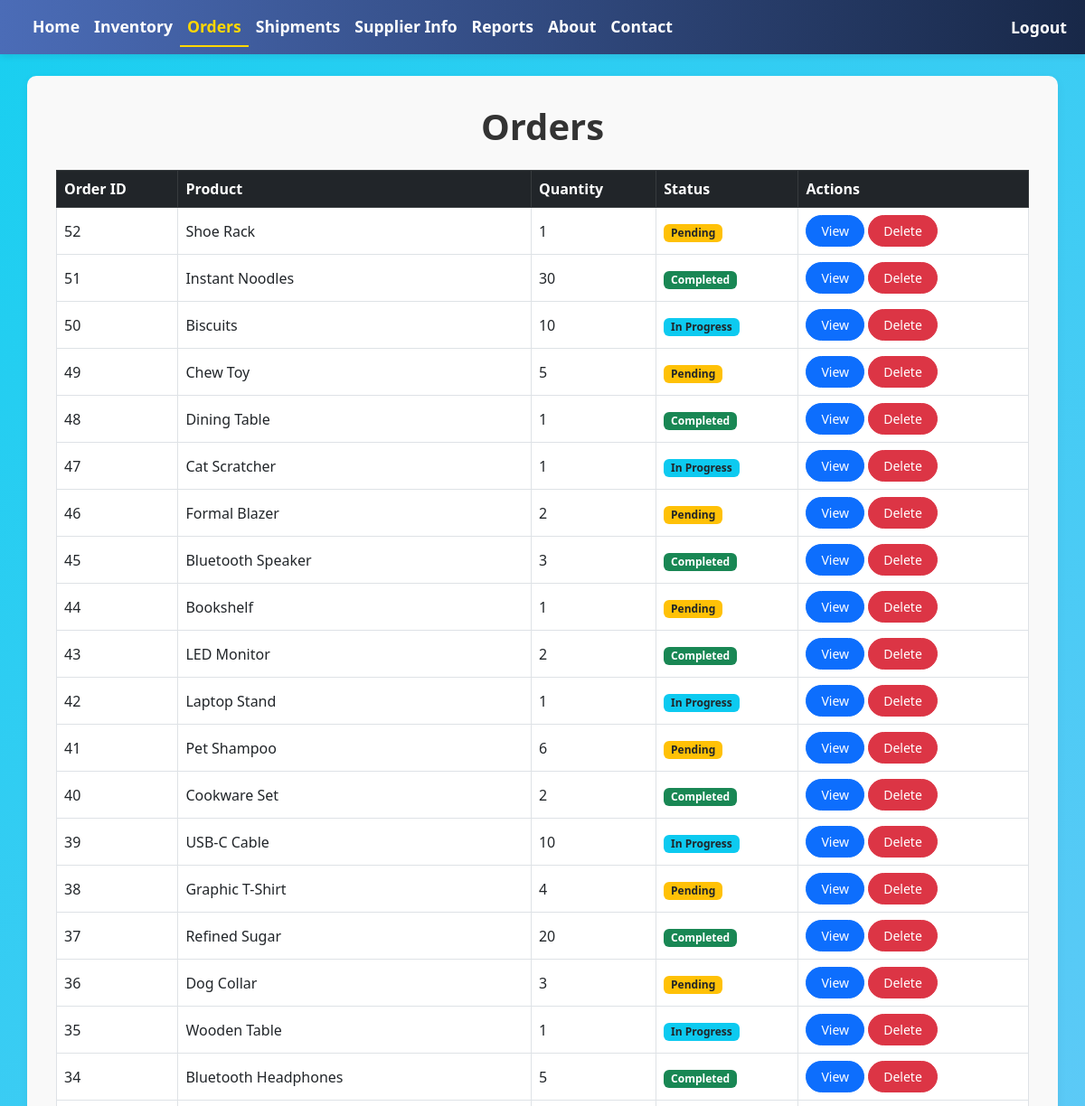
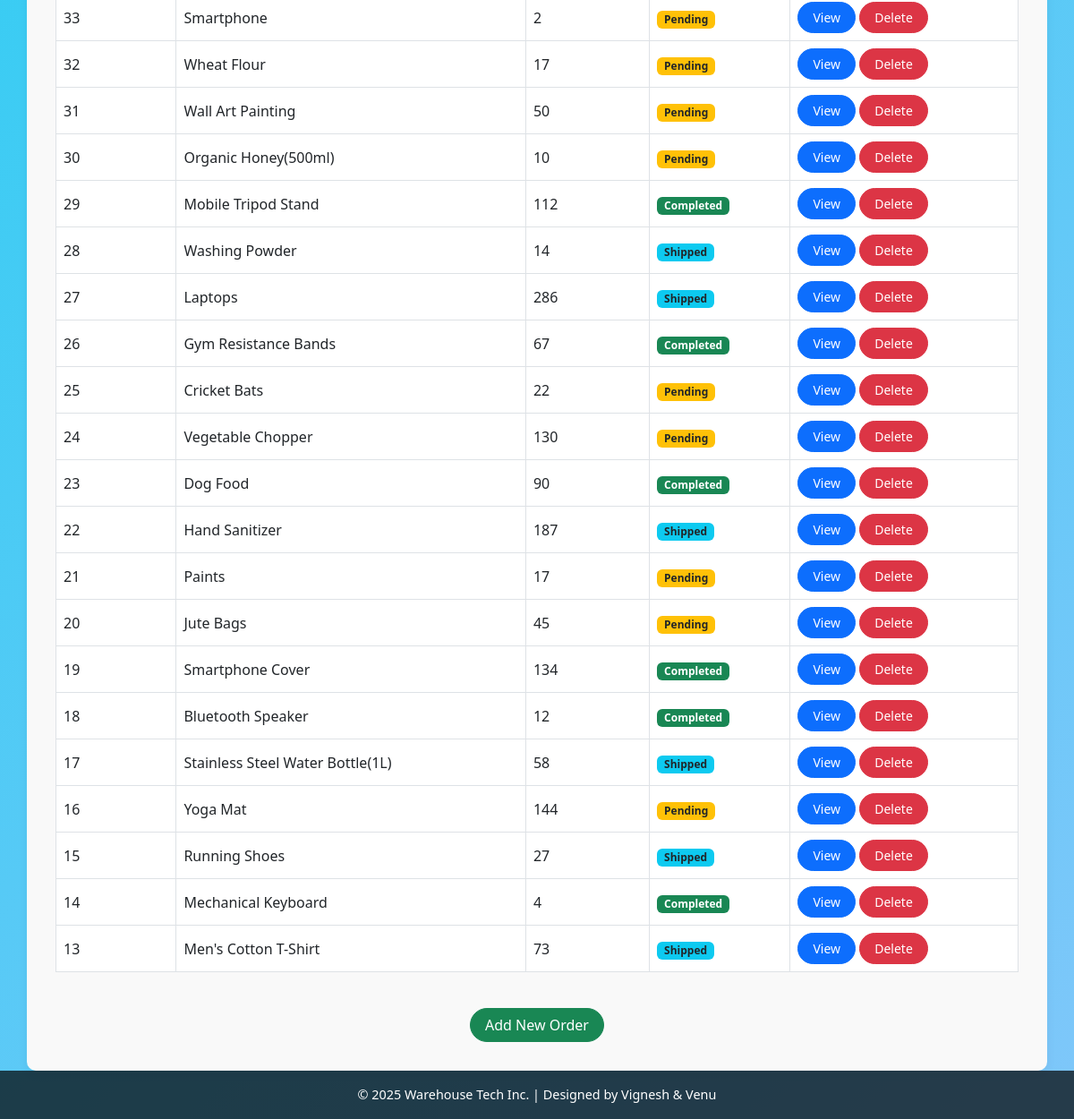
Screenshot of /orders/ (signed in) with the database file from the repository (2 pictures, top to bottom).
### home/models.py (models this page shows, shortened)
class Order(models.Model):
    STATUS_CHOICES = [
        ('Pending', 'Pending'),
        ('In Progress', 'In Progress'),
        ('Completed', 'Completed'),
    ]
    product = models.CharField(max_length=100)
    quantity = models.PositiveIntegerField()
    status = models.CharField(max_length=20, choices=STATUS_CHOICES, default='Pending')
    created_at = models.DateTimeField(auto_now_add=True)
    employee = models.ForeignKey(User, on_delete=models.CASCADE, related_name='orders')

### home/views.py (the view)
# urls.py: path('orders/', views.orders, name='orders'),
@login_required
def orders(request):
    orders = Order.objects.all().order_by('-created_at')
    return render(request, 'orders.html', {'orders': orders})

### templates/orders.html (shortened to what this page needs)
{% extends 'base.html' %}
{% block content %}
  <h1 class="mb-4 text-center fw-bold">Orders</h1>
  <div class="table-responsive">
    <table class="table table-hover table-bordered align-middle">
      <thead class="table-dark">
        <tr>
          <th scope="col">Order ID</th>
          <th scope="col">Product</th>
          <th scope="col">Quantity</th>
          <th scope="col">Status</th>
          <th scope="col">Actions</th>
        </tr>
      </thead>
      <tbody>
        {% for order in orders %}
          <tr>
            <td>{{ order.id }}</td>
            <td>{{ order.product }}</td>
            <td>{{ order.quantity }}</td>
            <td>
              <span class="badge
                {% if order.status == 'Completed' %}bg-success
                {% elif order.status == 'Pending' %}bg-warning text-dark
                {% else %}bg-info text-dark{% endif %}
              ">
                {{ order.status }}
              </span>
            </td>
            <td>
              <a href="{% url 'order_detail' order.id %}" class="btn btn-sm btn-primary">View</a>
              <a href="{% url 'order_delete' order.id %}" class="btn btn-sm btn-danger">Delete</a>
            </td>
          </tr>
        {% empty %}
          <tr>
            <td colspan="5" class="text-center">No orders found.</td>
          </tr>
        {% endfor %}
      </tbody>
    </table>
  </div>
  <div class="text-center mt-4">
    <a href="{% url 'order_create' %}" class="btn btn-success">Add New Order</a>
  </div>
{% endblock %}

### templates/base.html (style rules this page uses)
body, html { height: 100%; margin: 0; display: flex; flex-direction: column; }
body { background: linear-gradient(-45deg, rgb(211, 113, 244), rgb(224, 86, 86), #a1c4fd, rgb(24, 207, 240)); background-size: 400% 400%; animation: gradientShift 15s ease infinite; }
h1, .card-title, .card-text, a { color: #333; }
.btn { border-radius: 20px; padding: 6px 16px; }

### rows the page displays
Order: id "52", product "Shoe Rack", quantity "1", status "Pending"
Order: id "51", product "Instant Noodles", quantity "30", status "Completed"
Order: id "50", product "Biscuits", quantity "10", status "In Progress"
Order: id "49", product "Chew Toy", quantity "5", status "Pending"
Order: id "48", product "Dining Table", quantity "1", status "Completed"
Order: id "47", product "Cat Scratcher", quantity "1", status "In Progress"
Order: id "46", product "Formal Blazer", quantity "2", status "Pending"
Order: id "45", product "Bluetooth Speaker", quantity "3", status "Completed"
Order: id "44", product "Bookshelf", quantity "1", status "Pending"
Order: id "43", product "LED Monitor", quantity "2", status "Completed"
Order: id "42", product "Laptop Stand", quantity "1", status "In Progress"
Order: id "41", product "Pet Shampoo", quantity "6", status "Pending"
Order: id "40", product "Cookware Set", quantity "2", status "Completed"
Order: id "39", product "USB-C Cable", quantity "10", status "In Progress"
Order: id "38", product "Graphic T-Shirt", quantity "4", status "Pending"
Order: id "37", product "Refined Sugar", quantity "20", status "Completed"
Order: id "36", product "Dog Collar", quantity "3", status "Pending"
Order: id "35", product "Wooden Table", quantity "1", status "In Progress"
Order: id "34", product "Bluetooth Headphones", quantity "5", status "Completed"
Order: id "33", product "Smartphone", quantity "2", status "Pending"
Order: id "32", product "Wheat Flour", quantity "17", status "Pending"
Order: id "31", product "Wall Art Painting", quantity "50", status "Pending"
Order: id "30", product "Organic Honey(500ml)", quantity "10", status "Pending"
Order: id "29", product "Mobile Tripod Stand", quantity "112", status "Completed"
Order: id "28", product "Washing Powder", quantity "14", status "Shipped"
Order: id "27", product "Laptops", quantity "286", status "Shipped"
Order: id "26", product "Gym Resistance Bands", quantity "67", status "Completed"
Order: id "25", product "Cricket Bats", quantity "22", status "Pending"
Order: id "24", product "Vegetable Chopper", quantity "130", status "Pending"
Order: id "23", product "Dog Food", quantity "90", status "Completed"
Order: id "22", product "Hand Sanitizer", quantity "187", status "Shipped"
Order: id "21", product "Paints", quantity "17", status "Pending"
Order: id "20", product "Jute Bags", quantity "45", status "Pending"
Order: id "19", product "Smartphone Cover", quantity "134", status "Completed"
Order: id "18", product "Bluetooth Speaker", quantity "12", status "Completed"
Order: id "17", product "Stainless Steel Water Bottle(1L)", quantity "58", status "Shipped"
Order: id "16", product "Yoga Mat", quantity "144", status "Pending"
Order: id "15", product "Running Shoes", quantity "27", status "Shipped"
Order: id "14", product "Mechanical Keyboard", quantity "4", status "Completed"
Order: id "13", product "Men's Cotton T-Shirt", quantity "73", status "Shipped"
